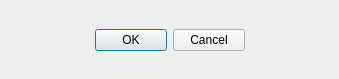
<?xml version="1.0" encoding="UTF-8"?>
<ui version="4.0">
 <class>Dialog</class>
 <widget class="QDialog" name="Dialog">
  <property name="geometry">
   <rect>
    <x>0</x>
    <y>0</y>
    <width>339</width>
    <height>79</height>
   </rect>
  </property>
  <property name="windowTitle">
   <string>Dialog</string>
  </property>
  <property name="windowIcon">
   <iconset>
    <normaloff>icon.ico</normaloff>icon.ico</iconset>
  </property>
  <widget class="QWidget" name="horizontalLayoutWidget">
   <property name="geometry">
    <rect>
     <x>10</x>
     <y>10</y>
     <width>321</width>
     <height>61</height>
    </rect>
   </property>
   <layout class="QHBoxLayout" name="horizontalLayout">
    <item>
     <widget class="QDialogButtonBox" name="buttonBox">
      <property name="minimumSize">
       <size>
        <width>150</width>
        <height>0</height>
       </size>
      </property>
      <property name="maximumSize">
       <size>
        <width>150</width>
        <height>16777215</height>
       </size>
      </property>
      <property name="orientation">
       <enum>Qt::Horizontal</enum>
      </property>
      <property name="standardButtons">
       <set>QDialogButtonBox::Cancel|QDialogButtonBox::Ok</set>
      </property>
     </widget>
    </item>
   </layout>
  </widget>
 </widget>
 <resources/>
 <connections>
  <connection>
   <sender>buttonBox</sender>
   <signal>accepted()</signal>
   <receiver>Dialog</receiver>
   <slot>accept()</slot>
   <hints>
    <hint type="sourcelabel">
     <x>248</x>
     <y>254</y>
    </hint>
    <hint type="destinationlabel">
     <x>157</x>
     <y>274</y>
    </hint>
   </hints>
  </connection>
  <connection>
   <sender>buttonBox</sender>
   <signal>rejected()</signal>
   <receiver>Dialog</receiver>
   <slot>reject()</slot>
   <hints>
    <hint type="sourcelabel">
     <x>316</x>
     <y>260</y>
    </hint>
    <hint type="destinationlabel">
     <x>286</x>
     <y>274</y>
    </hint>
   </hints>
  </connection>
 </connections>
</ui>
